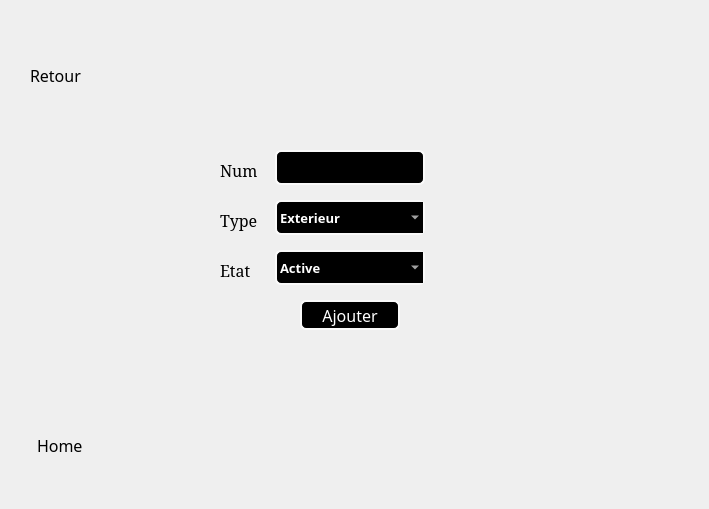
    <widget class="QWidget" name="page_2_porte">
     <widget class="QLabel" name="label_3">
      <property name="geometry">
       <rect>
        <x>0</x>
        <y>0</y>
        <width>700</width>
        <height>500</height>
       </rect>
      </property>
      <property name="text">
       <string/>
      </property>
     </widget>
     <widget class="QLineEdit" name="lineEdit">
      <property name="geometry">
       <rect>
        <x>275</x>
        <y>150</y>
        <width>150</width>
        <height>35</height>
       </rect>
      </property>
      <property name="font">
       <font>
        <family>Arial Black</family>
        <pointsize>10</pointsize>
        <weight>75</weight>
        <bold>true</bold>
       </font>
      </property>
      <property name="styleSheet">
       <string notr="true">

border:2px solid black;
border-radius: 6px;
background :darck;
color:white;
border-color: rgb(250,250, 250);
</string>
      </property>
     </widget>
     <widget class="QLabel" name="label_4">
      <property name="geometry">
       <rect>
        <x>220</x>
        <y>155</y>
        <width>47</width>
        <height>31</height>
       </rect>
      </property>
      <property name="font">
       <font>
        <family>Elephant</family>
        <pointsize>12</pointsize>
       </font>
      </property>
      <property name="text">
       <string>Num</string>
      </property>
     </widget>
     <widget class="QLabel" name="label_5">
      <property name="geometry">
       <rect>
        <x>220</x>
        <y>205</y>
        <width>47</width>
        <height>31</height>
       </rect>
      </property>
      <property name="font">
       <font>
        <family>Elephant</family>
        <pointsize>12</pointsize>
       </font>
      </property>
      <property name="text">
       <string>Type</string>
      </property>
     </widget>
     <widget class="QLabel" name="label_6">
      <property name="geometry">
       <rect>
        <x>220</x>
        <y>255</y>
        <width>47</width>
        <height>31</height>
       </rect>
      </property>
      <property name="font">
       <font>
        <family>Elephant</family>
        <pointsize>12</pointsize>
       </font>
      </property>
      <property name="text">
       <string>Etat</string>
      </property>
     </widget>
     <widget class="QPushButton" name="pushButton_ajouter_z">
      <property name="geometry">
       <rect>
        <x>300</x>
        <y>300</y>
        <width>100</width>
        <height>30</height>
       </rect>
      </property>
      <property name="font">
       <font>
        <family>Arial Rounded MT Bold</family>
        <pointsize>12</pointsize>
       </font>
      </property>
      <property name="styleSheet">
       <string notr="true">

border:2px solid black;
border-radius: 6px;
background :darck;
color:white;
border-color: rgb(250, 250, 250);
</string>
      </property>
      <property name="text">
       <string>Ajouter</string>
      </property>
     </widget>
     <widget class="QPushButton" name="pushButton_return1">
      <property name="geometry">
       <rect>
        <x>35</x>
        <y>10</y>
        <width>50</width>
        <height>50</height>
       </rect>
      </property>
      <property name="styleSheet">
       <string notr="true">border-style: solid;</string>
      </property>
      <property name="text">
       <string/>
      </property>
     </widget>
     <widget class="QPushButton" name="pushButton_home0">
      <property name="geometry">
       <rect>
        <x>35</x>
        <y>380</y>
        <width>50</width>
        <height>50</height>
       </rect>
      </property>
      <property name="styleSheet">
       <string notr="true">border-style: solid;</string>
      </property>
      <property name="text">
       <string/>
      </property>
     </widget>
     <widget class="QComboBox" name="comboBox_1">
      <property name="geometry">
       <rect>
        <x>275</x>
        <y>200</y>
        <width>150</width>
        <height>35</height>
       </rect>
      </property>
      <property name="font">
       <font>
        <family>Arial Black</family>
        <pointsize>10</pointsize>
        <weight>75</weight>
        <bold>true</bold>
       </font>
      </property>
      <property name="styleSheet">
       <string notr="true">

border:2px solid black;
border-radius: 6px;
background :darck;
color:white;
border-color: rgb(250, 250, 250);

</string>
      </property>
      <item>
       <property name="text">
        <string>Exterieur</string>
       </property>
      </item>
      <item>
       <property name="text">
        <string>Interieur</string>
       </property>
      </item>
     </widget>
     <widget class="QComboBox" name="comboBox_2">
      <property name="geometry">
       <rect>
        <x>275</x>
        <y>250</y>
        <width>150</width>
        <height>35</height>
       </rect>
      </property>
      <property name="font">
       <font>
        <family>Arial Black</family>
        <pointsize>10</pointsize>
        <weight>75</weight>
        <bold>true</bold>
       </font>
      </property>
      <property name="styleSheet">
       <string notr="true">
border:2px solid black;
border-radius: 6px;
background :darck;
color:white;
border-color: rgb(250, 250, 250);</string>
      </property>
      <item>
       <property name="text">
        <string>Active</string>
       </property>
      </item>
      <item>
       <property name="text">
        <string>No_Active</string>
       </property>
      </item>
     </widget>
     <widget class="QLabel" name="label_28">
      <property name="geometry">
       <rect>
        <x>30</x>
        <y>60</y>
        <width>61</width>
        <height>30</height>
       </rect>
      </property>
      <property name="font">
       <font>
        <family>Arial Rounded MT Bold</family>
        <pointsize>12</pointsize>
       </font>
      </property>
      <property name="text">
       <string>Retour</string>
      </property>
     </widget>
     <widget class="QLabel" name="label_37">
      <property name="geometry">
       <rect>
        <x>37</x>
        <y>430</y>
        <width>61</width>
        <height>30</height>
       </rect>
      </property>
      <property name="font">
       <font>
        <family>Arial Rounded MT Bold</family>
        <pointsize>12</pointsize>
       </font>
      </property>
      <property name="text">
       <string>Home</string>
      </property>
     </widget>
     <widget class="QLabel" name="label_50">
      <property name="geometry">
       <rect>
        <x>550</x>
        <y>0</y>
        <width>150</width>
        <height>150</height>
       </rect>
      </property>
      <property name="text">
       <string/>
      </property>
     </widget>
    </widget>
